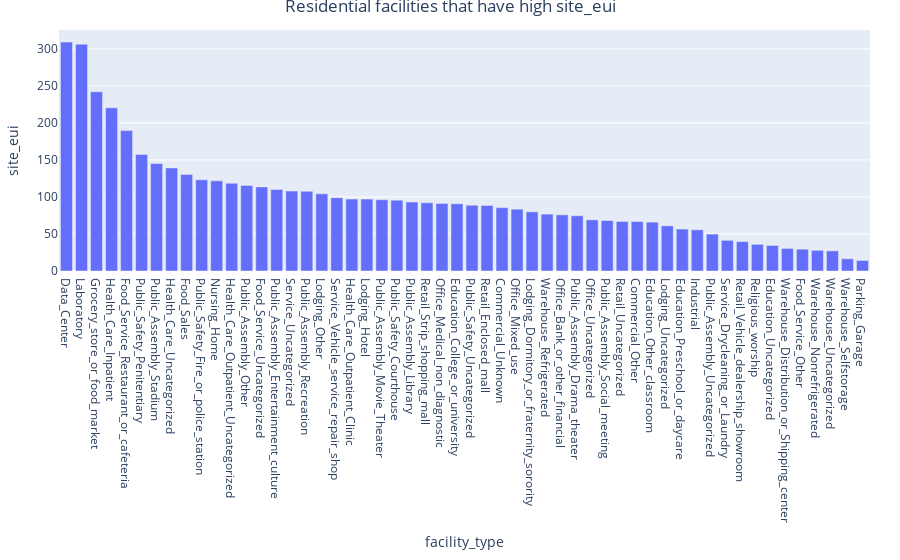

The notebook cell this image was saved under:
### Code cell
df_res = df[df['building_class'] == 'Commercial']
df_res_group = df_res.groupby("facility_type")['site_eui'].agg('median').reset_index().sort_values(by ='site_eui', ascending = False)
fig = px.bar(df_res_group, x="facility_type", y="site_eui")
fig.update_layout(title_text='Residential facilities that have high site_eui', title_x=0.5, title_y=1, margin=dict(t=30, l=30, r=30, b=30))
fig.show()

### Figure 1 — Plotly figure (JSON) as saved in the notebook; plotly's stock layout.template omitted (floating-point values rounded to 4 significant figures)
{"data": [{"alignmentgroup": "True", "hovertemplate": "facility_type=%{x}<br>site_eui=%{y}<extra></extra>", "legendgroup": "", "marker": {"color": "#636efa", "pattern": {"shape": ""}}, "name": "", "offsetgroup": "", "orientation": "v", "showlegend": false, "textposition": "auto", "type": "bar", "x": ["Data_Center", "Laboratory", "Grocery_store_or_food_market", "Health_Care_Inpatient", "Food_Service_Restaurant_or_cafeteria", "Public_Safety_Penitentiary", "Public_Assembly_Stadium", "Health_Care_Uncategorized", "Food_Sales", "Public_Safety_Fire_or_police_station", "Nursing_Home", "Health_Care_Outpatient_Uncategorized", "Public_Assembly_Other", "Food_Service_Uncategorized", "Public_Assembly_Entertainment_culture", "Service_Uncategorized", "Public_Assembly_Recreation", "Lodging_Other", "Service_Vehicle_service_repair_shop", "Health_Care_Outpatient_Clinic", "Lodging_Hotel", "Public_Assembly_Movie_Theater", "Public_Safety_Courthouse", "Public_Assembly_Library", "Retail_Strip_shopping_mall", "Office_Medical_non_diagnostic", "Education_College_or_university", "Public_Safety_Uncategorized", "Retail_Enclosed_mall", "Commercial_Unknown", "Office_Mixed_use", "Lodging_Dormitory_or_fraternity_sorority", "Warehouse_Refrigerated", "Office_Bank_or_other_financial", "Public_Assembly_Drama_theater", "Office_Uncategorized", "Public_Assembly_Social_meeting", "Retail_Uncategorized", "Commercial_Other", "Education_Other_classroom", "Lodging_Uncategorized", "Education_Preschool_or_daycare", "Industrial", "Public_Assembly_Uncategorized", "Service_Drycleaning_or_Laundry", "Retail_Vehicle_dealership_showroom", "Religious_worship", "Education_Uncategorized", "Warehouse_Distribution_or_Shipping_center", "Food_Service_Other", "Warehouse_Nonrefrigerated", "Warehouse_Uncategorized", "Warehouse_Selfstorage", "Parking_Garage"], "xaxis": "x", "y": [309.2, 306.3, 242.1, 220.4, 189.6, 157.4, 145.1, 139.2, 130.4, 123.2, 121.7, 118.5, 115.6, 113.6, 110.0, 107.9, 107.5, 104.2, 98.93, 97.08, 97.07, 96.19, 95.69, 93.09, 92.01, 91.25, 90.8, 88.86, 88.58, 85.54, 83.52, 79.88, 76.81, 75.82, 74.62, 69.03, 68.09, 66.89, 66.81, 66.02, 60.96, 56.64, 55.67, 49.83, 41.4, 39.7, 36.0, 34.51, 30.46, 29.51, 27.92, 27.17, 16.49, 14.24], "yaxis": "y"}], "layout": {"barmode": "relative", "legend": {"tracegroupgap": 0}, "margin": {"b": 30, "l": 30, "r": 30, "t": 30}, "title": {"text": "Residential facilities that have high site_eui", "x": 0.5, "y": 1}, "xaxis": {"anchor": "y", "domain": [0, 1], "title": {"text": "facility_type"}}, "yaxis": {"anchor": "x", "domain": [0, 1], "title": {"text": "site_eui"}}}}
